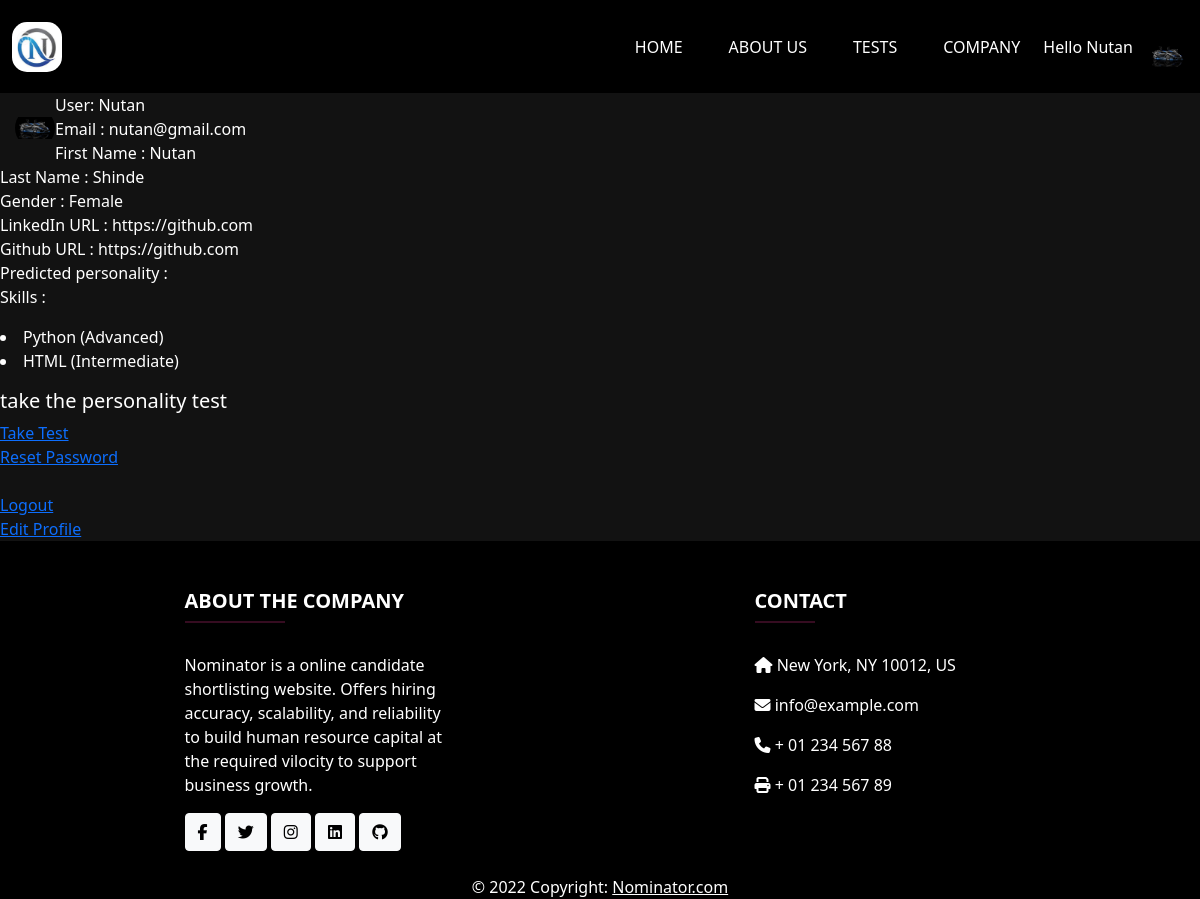
The page /Candidate-Profile/Nutan (signed in) on the database its author committed.
### models.py (models this page shows, shortened)
class Candidate(db.Model, UserMixin):
    username = db.Column(db.String(100), primary_key=True)
    email = db.Column(db.String(100), unique=True, nullable=False)
    password = db.Column(db.String(100), unique=True, nullable=False)
    firstname = db.Column(db.String(100), nullable=False)
    lastname = db.Column(db.String(100))
    linkedin = db.Column(db.String(100))
    github = db.Column(db.String(100))
    resume = db.Column(db.String(200), default=False)
    gender = db.Column(db.Enum(CandidateGender))
    profile_pic = db.Column(db.String(200) , nullable = True , default = 'default_pic.jpg')
    skills = db.relationship('Skill',secondary="candidate_skills", backref='candidate', lazy=True)

class Skill(db.Model):
    skill_id = db.Column(db.Integer, primary_key=True)
    name = db.Column(db.String(80), nullable=False)

### views.py (the view)
@app.route('/Candidate-Profile/<username>', methods =['GET' , 'POST'])
@login_required
def Candidate_profile(username):
    if request.method=='GET':
        candidate = Candidate.query.filter_by(username=username).first()
        skills = []
        for skill in candidate.skills:
            print(skills)
            l = Candidate_skills.query.filter_by(candidate_username=candidate.username, skill_id= skill.skill_id).first()
            skills.append({"name": skill.name, "level": l.level.value})
        if candidate:
            if candidate.profile_pic:
                profile_pic = (candidate.profile_pic)
            else:
                profile_pic = None
            return render_template('Candidate_profile.html', candidate=candidate, profile_pic=profile_pic , skills=skills)
        else:
            return 'Candidate not found' , 404
    return render_template('Candidate_profile.html', candidate=candidate, profile_pic=profile_pic, skills=skills)

### app.py (called while the page is built)
@login_manager.user_loader
def load_user(username):
    user = Company.query.filter_by(username=username).first()
    if not user:
        user = Candidate.query.filter_by(username=username).first()
    return user

### templates/Candidate_profile.html (shortened to what this page needs)
{% extends 'base.html' %}
{% block css %}
    <link rel="stylesheet" href="{{url_for('static', filename='css/CandidateProfile.css')}}">
{% endblock %}
{% block body %}
<div>
    <div class="profile-pic">
    <img src="/uploads/ProfilePic/{{ profile_pic }}" alt="Profile Picture" >
</div>
    <p> User: {{candidate.username}}<br>
     Email : {{candidate.email}} <br>
        First Name : {{candidate.firstname}}<br>
        Last Name : {{candidate.lastname}}<br>
        Gender : {{candidate.gender.value}}<br>
        LinkedIn URL : {{candidate.linkedin}}<br>
        Github URL : {{candidate.github}}<br>
        Predicted personality : <br>
        Skills :
        {% for skill in skills %}
            <li> {{ skill.name }} ({{ skill.level }})</li>
        {% endfor %}
    </p>
</div>
<h5>take the personality test</h5>
<a href="{{ url_for('personality_test') }}" class="">Take Test</a>
<a herf="#" class="">Reset Password</a><br>
<a href="{{ url_for('auth.logout') }}" class="">Logout</a>
<a href="{{ url_for('editprofile', username=candidate.username) }}" class="">Edit Profile</a>
{% endblock %}

### templates/base.html (shortened to what this page needs)
<!DOCTYPE html>
<html lang="en">
{% block css %}{% endblock %}
<head>
  <link href="https://cdn.jsdelivr.net/npm/bootstrap@5.0.2/dist/css/bootstrap.min.css" rel="stylesheet"
>
  <link rel="stylesheet" href="https://cdn.jsdelivr.net/npm/bootstrap-icons@1.9.1/font/bootstrap-icons.css">
  <link rel="stylesheet" type="text/css"
    href="https://cdnjs.cloudflare.com/ajax/libs/font-awesome/6.1.1/css/all.min.css">
</head>
<body class="d-flex flex-column min-vh-100">
  {% include 'navbar.html' %}
  {% block body %}{% endblock %}
  <div class="mt-auto">
    <footer class="text-center text-lg-start text-white" style="background-color: black">
      <section>
        <div class="container text-center text-md-start mt-5">
          <div class="row mt-3">
            <div class="col-md-6 col-lg-4 col-xl-3 mx-auto mb-4 col-sm-9">
              <h5 class="text-uppercase fw-bold">ABOUT THE COMPANY</h5>
              <hr class="mb-4 mt-0 d-inline-block mx-auto"
                style="width: 100px; background-color: #d63384; height: 2px" />
              <p>
                Nominator is a online candidate shortlisting website.
                Offers hiring accuracy, scalability, and reliability to build human resource capital
                at the required vilocity to support business growth.
              </p>
              <a href="#" type="button" class="btn btn-floating btn-light">
                <i class="fab fa-facebook-f"></i>
              </a>
              <a href="#" type="button" class="btn btn-floating btn-light">
                <i class="fab fa-twitter"></i>
              </a>
              <a href="#" type="button" class="btn btn-floating btn-light">
                <i class="fab fa-instagram"></i>
              </a>
              <a href="#" type="button" class="btn btn-floating btn-light">
                <i class="fab fa-linkedin"></i>
              </a>
              <a href="#" type="button" class="btn btn-floating btn-light">
                <i class="fab fa-github"></i>
              </a>
            </div>
            <div class="col-md-4 col-lg-3 col-xl-3 mx-auto mb-md-0 mb-4">
              <h5 class="text-uppercase fw-bold">Contact</h5>
              <hr class="mb-4 mt-0 d-inline-block mx-auto"
                style="width: 60px; background-color: #d63384; height: 2px" />
              <p><i class="fas fa-home mr-3"></i> New York, NY 10012, US</p>
              <p><i class="fas fa-envelope mr-3"></i> info@example.com</p>
              <p><i class="fas fa-phone mr-3"></i> + 01 234 567 88</p>
              <p><i class="fas fa-print mr-3"></i> + 01 234 567 89</p>
            </div>
          </div>
        </div>
      </section>
      <div class="text-center p-0" style="background-color: rgba(0, 0, 0, 0.2)">
        © 2022 Copyright:
        <a class="text-white" href="#">Nominator.com</a>
      </div>
    </footer>
  </div>
</body>
</html>

### templates/navbar.html (shortened to what this page needs)
{% block css %}
    <link rel="stylesheet" href="{{url_for('static', filename='css/navbar.css')}}">
{% endblock %}
<nav class="navbar sticky-top navbar-expand-md navbar-light bg-dark">
    <div class="container-fluid">
        <a href="/" class="navbar-brand">
            <img id="logo" src="{{url_for('static', filename='img/logo.png')}}" width="50" height="50" alt="CoolBrand">
        </a>
        <div class="collapse navbar-collapse" id="navbarCollapse">
            <div class="navbar-nav ms-auto">
                <a href="/" id="clickid1" class="nav-item nav-link">Home</a>
                <a href="/about" id="clickid2" class="nav-item nav-link">About Us</a>
                <a href="/tests" id="clickid3" class="nav-item nav-link">Tests</a>
                <a href="/company" id="clickid4" class="nav-item nav-link">Company</a>
                {% if current_user.is_authenticated %}
                {% if user_class == 'company' %}
                    Hello Team {{current_user.company_name}}!
                    {% if company_logo %}
                    <div class="profile-pic">
                        <a href=" {{url_for('Company_profile' , username = current_user.username) }}" class="navbar-item" >
                            <img src="/uploads/ProfilePic/{{ company_logo }}" alt="Profile Picture" >
                        </a>
                    </div>
                    {% endif %}
                {% elif user_class == 'candidate' %}
                    Hello {{current_user.username}}
                    {% if profile_pic %}
                    <div class="profile-pic">
                        <a href=" {{url_for('Candidate_profile' , username = current_user.username) }}" class="navbar-item" >
                            <img src="/uploads/ProfilePic/{{ profile_pic }}" alt="Profile Picture" >
                        </a>
                    </div>
                    {% endif %}
                {% endif %}
                {% endif %}
            </div>
        </div>
    </div>
</nav>

### static/css/CandidateProfile.css (style rules this page uses)
.profile-pic { width: 50px; height: 50px; border-radius: 50%; overflow: hidden; float: left; margin-top: 15px; margin-left: 15px; }
.profile-pic img { width: 100%; }

### static/css/navbar.css (style rules this page uses)
body { background-color: #121212; color: white; }
#logo { border-radius: 15px; }
.navbar { background-color: black !important; }
.nav-link { color: white !important; text-transform: uppercase; margin: 0 15px; display: inline-block; position: relative; }
.nav-link:after { content: ''; position: absolute; width: 100%; transform: scaleX(0); height: 3px; bottom: 0; left: 0; background-color: #d63384; transform-origin: bottom right; transition: transform 0.50s ease-out; }
.navbar-nav { align-items: center; margin: 1% 0; }
.profile-pic { display: flex; align-items: center; border-radius: 50%; width: 40px; height: 40px; object-fit: cover; }
.profile-pic img { width: 100%; }

### rows shown on the page
Candidate: username "Nutan", profile_pic (picture), email "nutan@gmail.com", firstname "Nutan", lastname "Shinde", gender.value "Female", linkedin "https://github.com", github "https://github.com"
Skill: name "Python", level "Advanced"
Skill: name "HTML", level "Intermediate"
